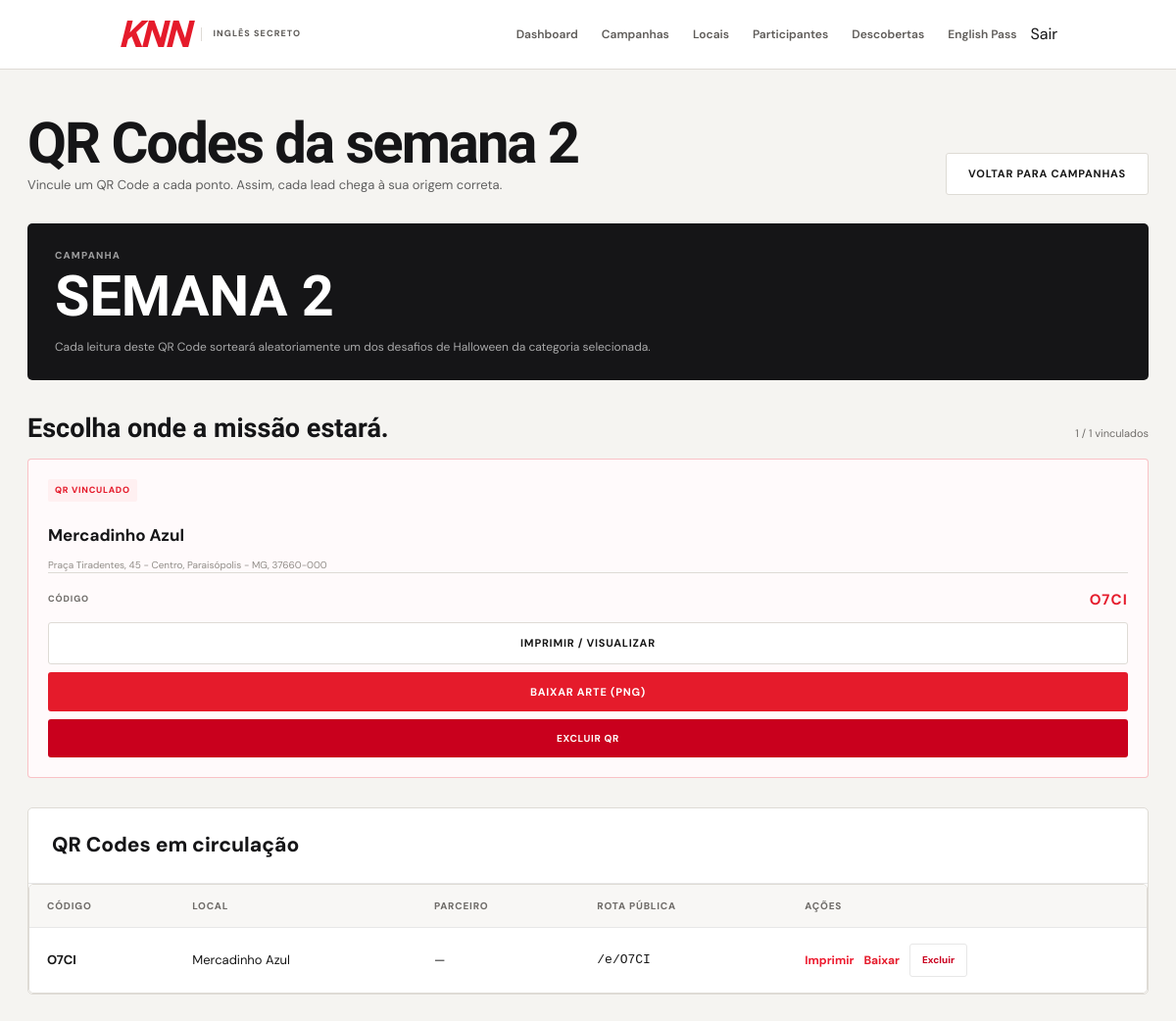
Screenshot of /admin/qr/16 (signed in) with the database file from the repository.
### tables this page shows
CREATE TABLE campanhas (
            id INTEGER PRIMARY KEY AUTOINCREMENT,
            codigo TEXT NOT NULL UNIQUE,
            nome TEXT NOT NULL,
            semana INTEGER NOT NULL,
            frase TEXT NOT NULL,
            traducao TEXT NOT NULL,
            data_inicio TEXT,
            data_fim TEXT,
            ativa INTEGER NOT NULL DEFAULT 0,
            data_criacao TEXT NOT NULL DEFAULT CURRENT_TIMESTAMP
        , opcao_a TEXT, opcao_b TEXT, opcao_c TEXT, resposta_correta TEXT DEFAULT 'A');

CREATE TABLE locais (
            id INTEGER PRIMARY KEY AUTOINCREMENT,
            nome TEXT NOT NULL,
            endereco TEXT,
            parceiro TEXT,
            ativo INTEGER NOT NULL DEFAULT 1
        );

CREATE TABLE qr_codes (
            id INTEGER PRIMARY KEY AUTOINCREMENT,
            codigo TEXT NOT NULL UNIQUE,
            campanha_id INTEGER NOT NULL,
            local_id INTEGER NOT NULL,
            data_criacao TEXT NOT NULL DEFAULT CURRENT_TIMESTAMP,

            FOREIGN KEY (campanha_id)
                REFERENCES campanhas(id)
                ON DELETE CASCADE,

            FOREIGN KEY (local_id)
                REFERENCES locais(id)
                ON DELETE CASCADE
        );

### app.py (the view)
@app.route("/admin/qr/<int:campanha_id>")
@admin_required
def gerenciar_qr(campanha_id):
    connection = get_connection()
    campanha = connection.execute(
        """
        SELECT *
        FROM campanhas
        WHERE id = ?
        """,
        (campanha_id,)
    ).fetchone()
    locais = connection.execute(
        """
        SELECT *
        FROM locais
        WHERE ativo = 1
        ORDER BY nome
        """
    ).fetchall()
    qrs = connection.execute(
        """
        SELECT
            qr_codes.*,
            locais.nome AS local_nome,
            locais.parceiro
        FROM qr_codes
        INNER JOIN locais
            ON locais.id = qr_codes.local_id
        WHERE qr_codes.campanha_id = ?
        ORDER BY qr_codes.id DESC
        """,
        (campanha_id,)
    ).fetchall()
    connection.close()
    return render_template(
        "admin/locais.html",
        locais=locais,
        campanha_qr=campanha,
        qrs=qrs
    )

### app.py (called while the page is built)
@app.before_request
def validar_tamanho_de_entrada():
    for field, value in request.form.items():
        limit = FIELD_MAX_LENGTHS.get(field, 2000)
        if len(value) > limit:
            return make_response("Um dos campos excede o tamanho permitido.", 413)

@app.before_request
def desativar_campanhas_expiradas():
    hoje = datetime.now().strftime("%Y-%m-%d")
    connection = get_connection()
    connection.execute(
        """
        UPDATE campanhas
        SET ativa = 0
        WHERE ativa = 1
          AND data_fim != ''
          AND data_fim IS NOT NULL
          AND data_fim < ?
        """,
        (hoje,)
    )
    connection.commit()
    connection.close()

def admin_required(function):
    @wraps(function)
    def decorated_function(*args, **kwargs):
        if not session.get("admin_logged"):
            return redirect(
                url_for("admin_login")
            )
        return function(*args, **kwargs)
    return decorated_function

### database.py (called while the page is built, shortened)
def get_connection():
    os.makedirs(os.path.dirname(os.path.abspath(DATABASE_PATH)), exist_ok=True)
    connection = sqlite3.connect(DATABASE_PATH)
    connection.row_factory = sqlite3.Row
    connection.execute("PRAGMA foreign_keys = ON")
    return connection

### templates/admin/locais.html (shortened to what this page needs)
{% extends "base.html" %}
{% block content %}
{% if campanha_qr %}
<div class="admin-header qr-page-heading">
    <div>
        <h1>QR Codes da semana {{ campanha_qr.semana }}</h1>
        <p>Vincule um QR Code a cada ponto. Assim, cada lead chega à sua origem correta.</p>
    </div>
    <a href="{{ url_for('campanhas') }}" class="btn btn-secondary">VOLTAR PARA CAMPANHAS</a>
</div>
<section class="qr-context"><span>CAMPANHA</span><strong>{{ campanha_qr.nome or campanha_qr.frase }}</strong><p>Cada leitura deste QR Code sorteará aleatoriamente um dos desafios de Halloween da categoria selecionada.</p></section>
<section class="point-section">
    <div class="section-heading">
        <div>
            <h2>Escolha onde a missão estará.</h2>
        </div><span class="point-counter">{{ qrs|length }} / {{ locais|length }} vinculados</span>
    </div>
    <div class="qr-local-grid">
        {% for local in locais %}
        {% set qr_local = (qrs | selectattr('local_id', 'equalto', local.id) | list | first) %}
        <article class="qr-local-card {% if qr_local %}is-linked{% endif %}">
            <span class="point-status">{% if qr_local %}QR VINCULADO{% else %}DISPONÍVEL{% endif %}</span>
            <h3>{{ local.nome }}</h3>
            </p><small>{{ local.endereco or 'Endereço não informado' }}</small>
            {% if qr_local %}
            <div class="linked-code">
                <span>CÓDIGO</span>
                <strong>{{ qr_local.codigo }}</strong>
            </div>
            <div style="display: flex; flex-direction: column; gap: 8px; margin-top: 12px;">
                <a href="{{ url_for('imprimir_qr', codigo=qr_local.codigo) }}" target="_blank" class="btn btn-secondary"
                    style="width: 100%; min-height: 36px; font-size: 11px; justify-content: center;">
                    IMPRIMIR / VISUALIZAR
                </a>
                <a href="{{ url_for('download_qr', codigo=qr_local.codigo) }}" class="btn btn-primary"
                    style="width: 100%; min-height: 36px; font-size: 11px; justify-content: center;">
                    BAIXAR ARTE (PNG)
                </a>
                <form method="POST" action="{{ url_for('excluir_qr', qr_id=qr_local.id) }}"
                    onsubmit="return confirm('Tem certeza que deseja excluir este QR Code?');">
                    <button type="submit" class="btn btn-danger"
                        style="width: 100%; min-height: 34px; font-size: 10px; justify-content: center;">EXCLUIR
                        QR</button>
                </form>
            </div>
            {% else %}
            <form method="POST" action="{{ url_for('gerar_qr', campanha_id=campanha_qr.id, local_id=local.id) }}">
                <input type="hidden" name="csrf_token" value="{{ csrf_token() }}">
                <button type="submit" class="btn btn-primary">GERAR QR <span>→</span></button>
            </form>
            {% endif %}
        </article>
        {% else %}<div class="empty-points"><strong>Você ainda não cadastrou locais.</strong>
            <p>Crie os pontos parceiros antes de gerar QR Codes.</p><a href="{{ url_for('novo_local') }}"
                class="btn btn-primary">CADASTRAR LOCAL</a>
        </div>{% endfor %}
    </div>
</section>
{% if qrs %}
<section class="admin-section generated-section">
    <div class="section-header">
        <div>
            <h2>QR Codes em circulação</h2>
        </div>
    </div>
    <div class="table-container">
        <table>
            <thead>
                <tr>
                    <th>Código</th>
                    <th>Local</th>
                    <th>Parceiro</th>
                    <th>Rota pública</th>
                    <th>Ações</th>
                </tr>
            </thead>
            <tbody>{% for qr in qrs %}<tr>
                    <td><strong>{{ qr.codigo }}</strong></td>
                    <td>{{ qr.local_nome }}</td>
                    <td>{{ qr.parceiro or '—' }}</td>
                    <td><code>/e/{{ qr.codigo }}</code></td>
                    <td>
                        <div style="display: flex; gap: 10px; align-items: center;"><a
                                href="{{ url_for('imprimir_qr', codigo=qr.codigo) }}" target="_blank" class="table-link"
                                style="color: var(--knn-red); font-weight: 700;">Imprimir</a><a
                                href="{{ url_for('download_qr', codigo=qr.codigo) }}" class="table-link">Baixar</a>
                            <form method="POST" action="{{ url_for('excluir_qr', qr_id=qr.id) }}"
                                onsubmit="return confirm('Tem certeza que deseja excluir este QR Code?');"
                                style="display: inline;">
    <input type="hidden" name="csrf_token" value="{{ csrf_token() }}"><button type="submit" class="table-button"
                                    style="color: var(--knn-red-dark);">Excluir</button></form>
                        </div>
                    </td>
                </tr>{% endfor %}</tbody>
        </table>
    </div>
</section>
{% endif %}
{% endif %}
{% endblock %}

### static/css/style.css (style rules this page uses)
:root { --knn-red: #ed1b2f; --knn-red-dark: #c9001d; --knn-red-deep: #a90018; --knn-red-light: #fff0f2; --black: #111111; --text: #171717; --text-soft: #5f5f5f; --muted: #858585; --white: #ffffff; --background: #f7f7f7; --surface: #ffffff; --border: #e7e7e7; --border-dark: #d5d5d5; --green: #159447; --green-light: #eaf8ef; --yellow: #f0a800; --yellow-light: #fff7df; --blue: var(--knn-red); --blue-dark: var(--knn-red-dark); --blue-light: var(--knn-red-light); --red: var(--knn-red); --red-dark: var(--knn-red-dark); --pink: #ff3150; --pink-light: #fff0f2; --max-width: 1180px; --radius-sm: 8px; --radius-md: 14px; --radius-lg: 20px; --shadow-sm: 0 2px 10px rgba(0, 0, 0, 0.06); --shadow-md: 0 8px 30px rgba(0, 0, 0, 0.08); }
* { box-sizing: border-box; margin: 0; padding: 0; }
html { scroll-behavior: smooth; }
body { min-height: 100vh; font-family: "DM Sans", Arial, sans-serif; font-size: 16px; line-height: 1.5; color: var(--text); background: var(--background); -webkit-font-smoothing: antialiased; }
a { color: inherit; text-decoration: none; }
button, input, select, textarea { font: inherit; }
button { cursor: pointer; }
.btn { display: inline-flex; align-items: center; justify-content: center; min-height: 48px; padding: 12px 22px; border: 0; border-radius: 999px; font-size: 15px; font-weight: 700; transition: transform 0.2s ease, box-shadow 0.2s ease, background 0.2s ease; }
.btn-primary { background: var(--knn-red); color: var(--white); box-shadow: 0 7px 18px rgba(237, 27, 47, 0.2); }
.btn-secondary { border: 1px solid var(--border); background: var(--white); color: var(--text); }
.btn-danger { background: var(--knn-red-dark); color: var(--white); }
.admin-header { display: flex; align-items: flex-end; justify-content: space-between; gap: 24px; margin-bottom: 32px; }
.admin-header h1 { font-size: clamp(32px, 5vw, 48px); line-height: 1; letter-spacing: -2px; font-weight: 800; }
.admin-header p { margin-top: 8px; color: var(--text-soft); }
.admin-section { width: 100%; margin-bottom: 32px; border: 1px solid var(--border); border-radius: var(--radius-lg); background: var(--white); box-shadow: var(--shadow-sm); overflow: hidden; }
.section-header { display: flex; align-items: center; justify-content: space-between; gap: 20px; padding: 22px 24px; border-bottom: 1px solid var(--border); }
.section-header h2 { font-size: 21px; font-weight: 800; }
.table-container { width: 100%; overflow-x: auto; }
table { width: 100%; border-collapse: collapse; text-align: left; }
table th { padding: 14px 18px; border-bottom: 1px solid var(--border); background: #fafafa; color: var(--text-soft); font-size: 12px; font-weight: 800; text-transform: uppercase; letter-spacing: 0.5px; white-space: nowrap; }
table td { padding: 16px 18px; border-bottom: 1px solid var(--border); color: var(--text); vertical-align: middle; }
table tr:last-child td { border-bottom: 0; }
table tbody tr { transition: background 0.15s ease; }
.table-link { color: var(--knn-red); font-weight: 700; }
.table-button { display: inline-flex; align-items: center; justify-content: center; min-height: 34px; padding: 6px 12px; border: 1px solid var(--border); border-radius: 8px; background: var(--white); color: var(--text); font-weight: 700; cursor: pointer; transition: border-color 0.2s ease, background 0.2s ease, color 0.2s ease; }

### static/css/public.css (style rules this page uses)
:root { --p-red: #e51b2b; --p-red-dark: #bb1020; --p-ink: #141416; --p-cream: #f7f5f1; --p-line: #dedbd5; --p-muted: #68666a; }

### rows the page displays
campanhas: semana "2", nome "SEMANA 2"
locais: nome "Mercadinho Azul", endereco "Praça Tiradentes, 45 - Centro, Paraisópolis - MG, 37660-000"
qr_codes: codigo "O7CI", local_nome "Mercadinho Azul", parceiro "—"

### other values shown
{{ qrs|length }} "1"
{{ locais|length }} "1"
